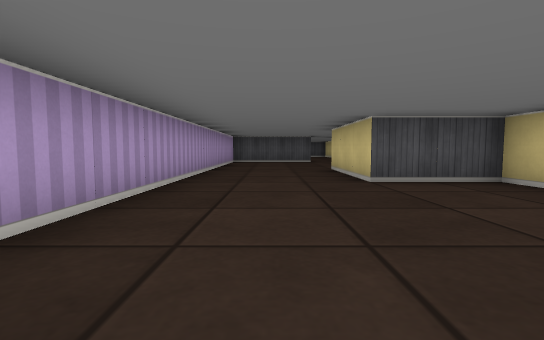
view 1 (above)

16 first-person views from a walk through a cub3D maze. The camera is about half as high as the walls, tilts 4° down and sees 85° across. The floor is counted in squares. Each view is taken from the middle of a square. On the plan, view 1 faces up. The plan holds only what a view shows up to about 9 squares ahead; the rest is blank.

view 2
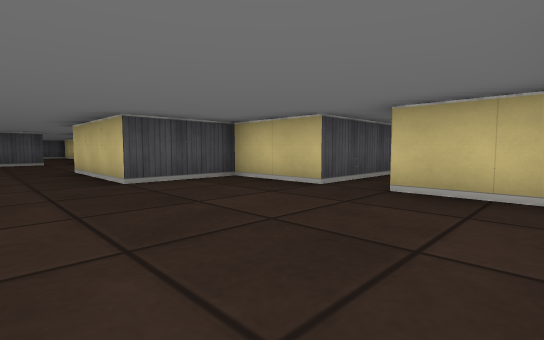

view 3
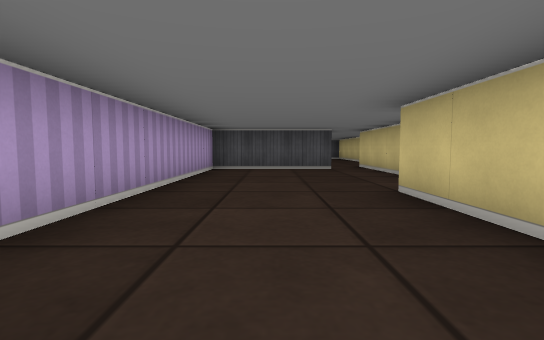

view 4
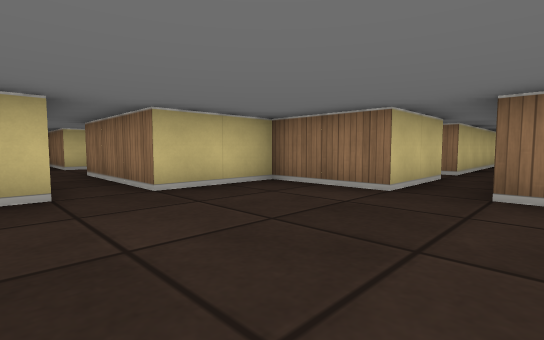

view 5
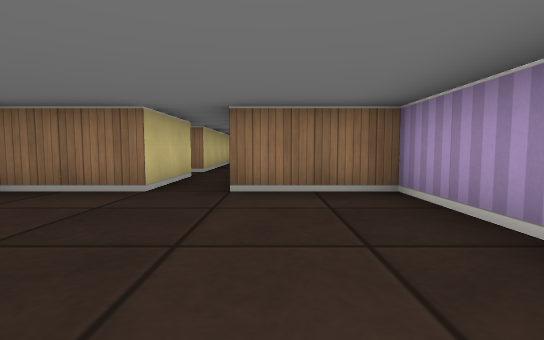

view 6
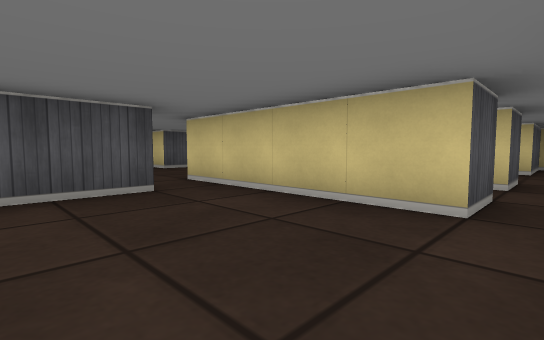

view 7
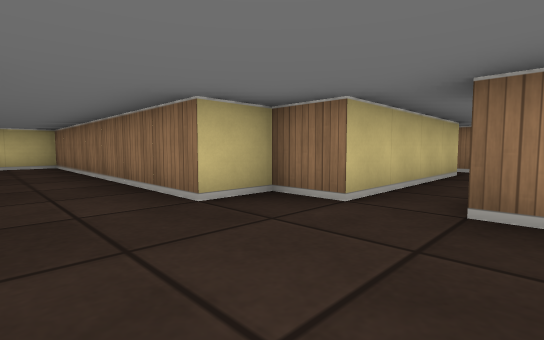

view 8
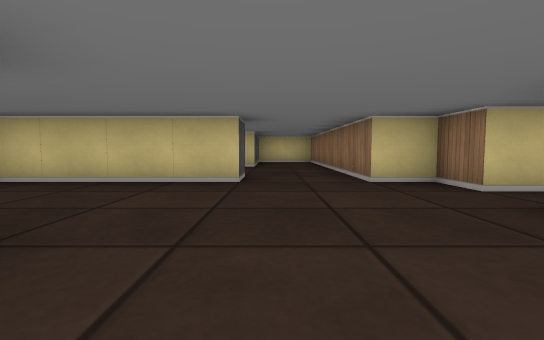

view 9
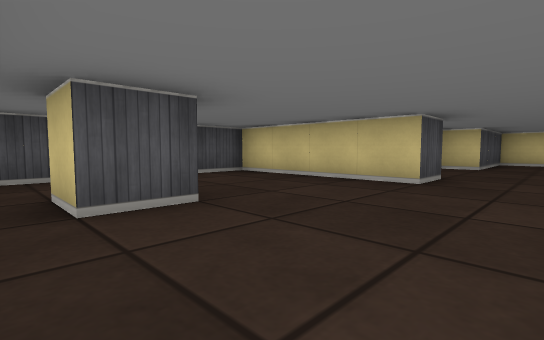

view 10
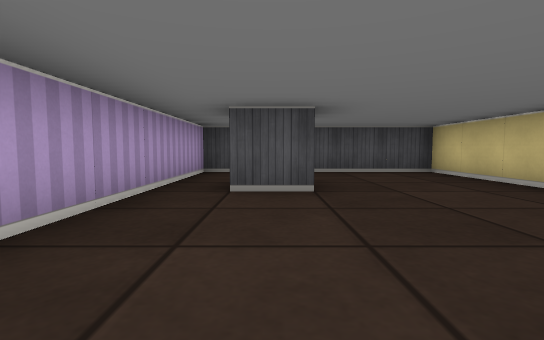

view 11
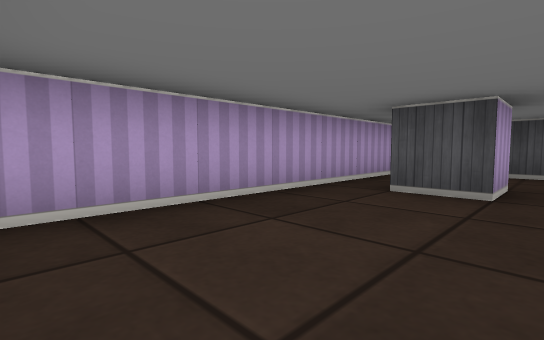

view 12
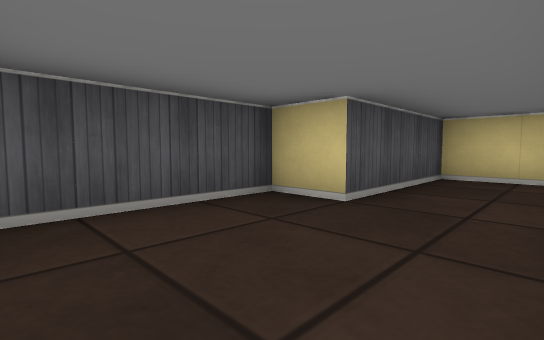

view 13
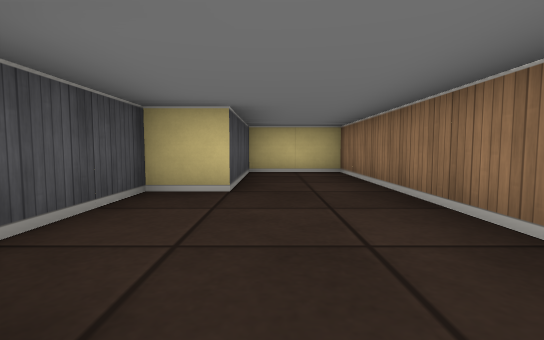

view 14
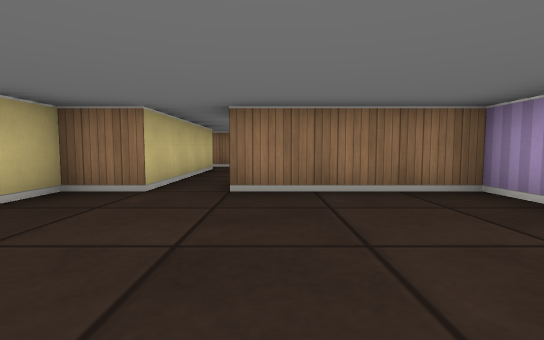

view 15
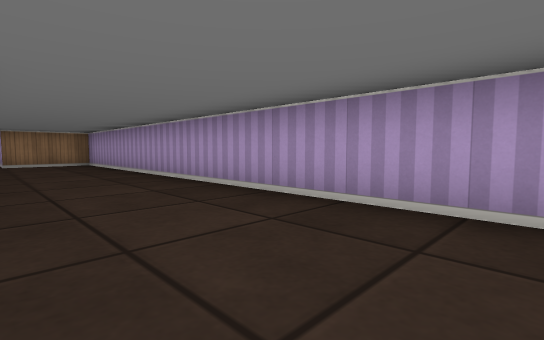

view 16
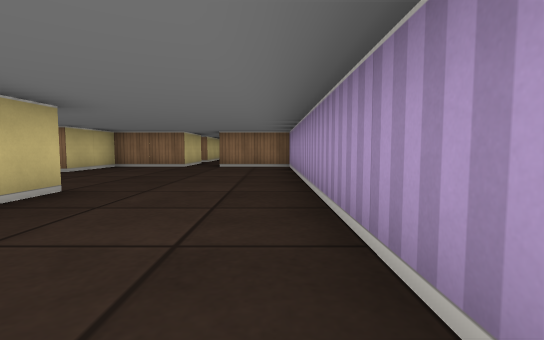

### Floor plan
Points are (right, up) in squares from view 1. A wall is a line through its corners. A room is listed if a view was taken in it or the views show most of it. See-through windows are left out.
Room 1 (views 1, 2, 3, 4, 5, 6, 15, 16)
walls: (2.1, 7.5) (2.8, 7.5); (3.5, 8.5) (2.5, 8.5) (2.5, 12.5); (5.9, 2.5) (3.5, 2.5) (3.5, 4.5) (1.5, 4.5) (1.5, 7.5); (1.5, -0.5) (3.5, -0.5) (3.5, 1.5) (6.5, 1.5); (1.6, 11.5) (-1.5, 11.5) (-1.5, -0.5) (0.5, -0.5)
ways out: opening at (2, 12) to room 2; opening at (1, -1.5); opening at (3, 8); opening at (6, 2)
Room 2 (views 7, 8, 9, 10, 11, 12, 13, 14)
walls: (4.6, 15.5) (3.5, 15.5) (3.5, 19.5) (-1.5, 19.5) (-1.5, 12.5) (1.5, 12.5); (0.5, 17.5) (0.5, 16.5) (-0.5, 16.5) (-0.5, 17.5); (2.5, 12.5) (3.5, 12.5) (3.5, 13.5) (10.5, 13.5) (10.5, 15.5) (7.5, 15.5) (7.5, 16.5) (5, 16.5)
ways out: opening at (2, 12) to room 1

Where each view was taken, in squares from view 1:
view 1: 0 up, 0 right, facing up
view 2: 0 up, 0 right, facing up-right
view 3: 4 up, 0 right, facing up
view 4: 3 up, 0 right, facing down-right
view 5: 3 up, 0 right, facing down
view 6: 8 up, 0 right, facing up-right
view 7: 15 up, 1 right, facing down-right
view 8: 15 up, 1 left, facing right
view 9: 14 up, 1 left, facing up-right
view 10: 13 up, 0 right, facing up
view 11: 13 up, 1 right, facing up-left
view 12: 14 up, 5 right, facing up-right
view 13: 15 up, 4 right, facing right
view 14: 16 up, 1 right, facing down
view 15: 10 up, 1 right, facing down-left
view 16: 8 up, 1 left, facing down
